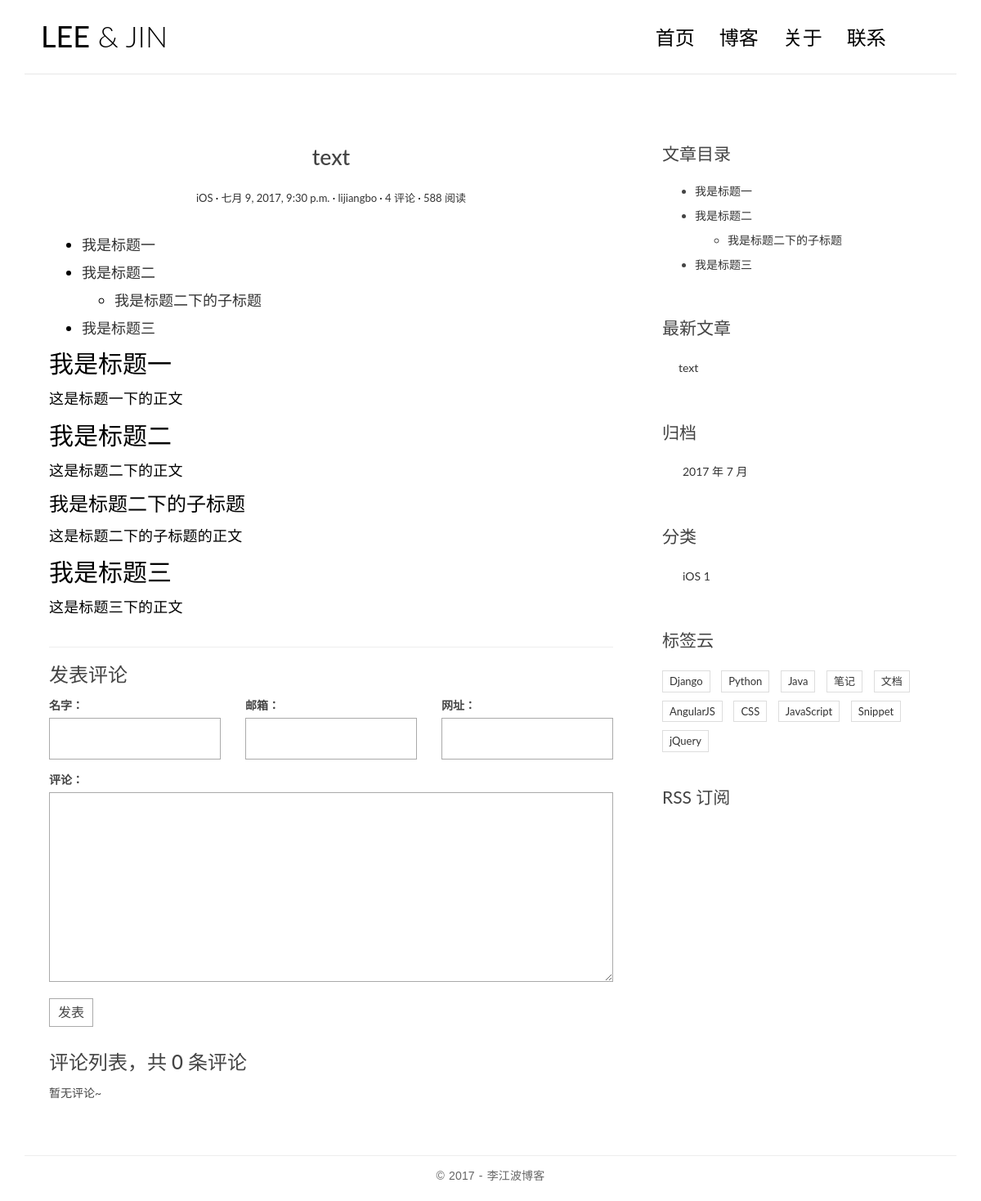
/post/1/, run on an earlier commit of the app's database.
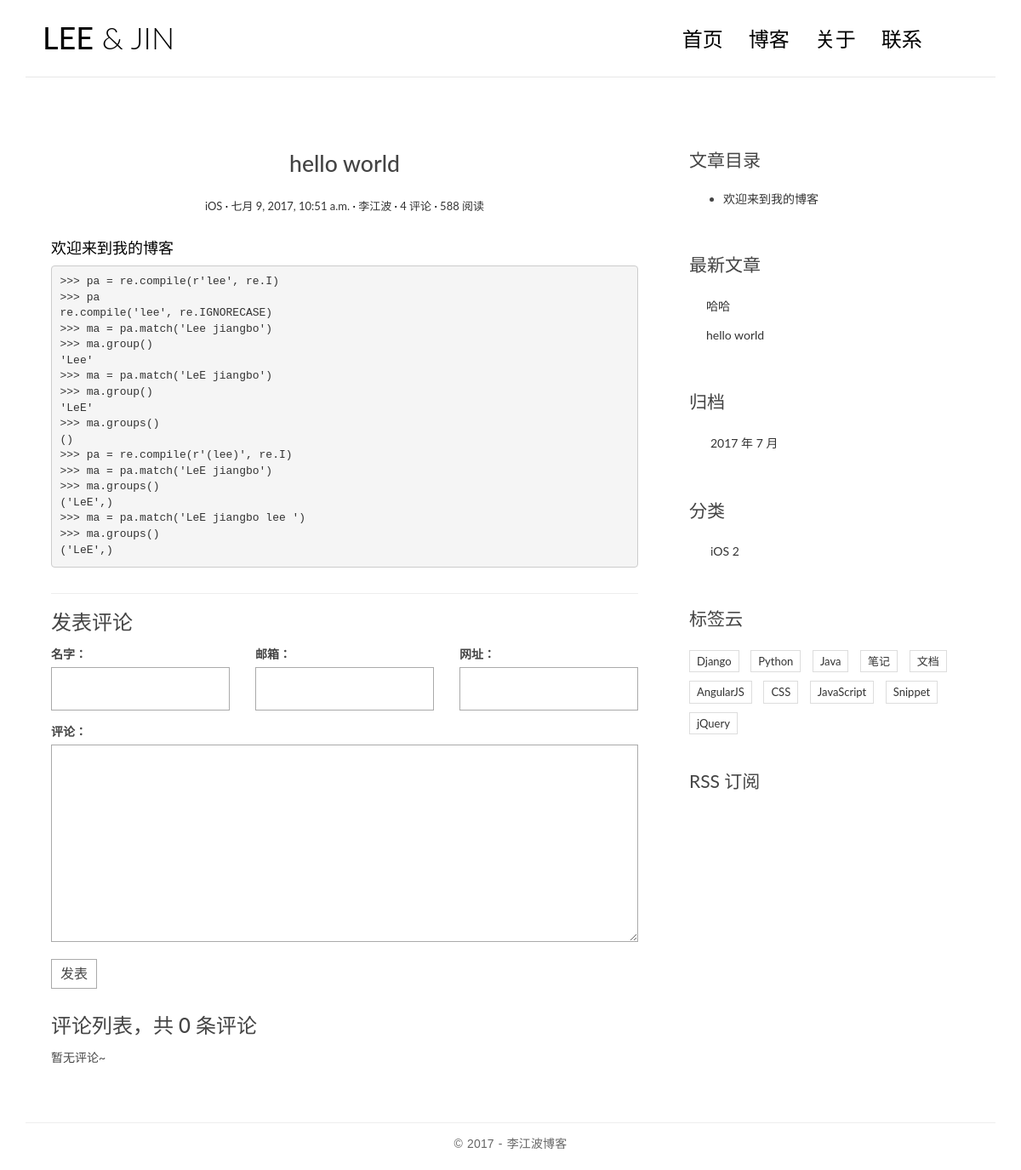
And on a later commit of the database.
### blog/models.py (models this page shows, shortened)
class Post(models.Model):
    title = models.CharField(max_length=70)
    body = models.TextField()
    created_time = models.DateTimeField() #创建时间
    modified_time = models.DateTimeField() #修改时间
    excerpt = models.CharField(max_length=200, blank=True)
    category = models.ForeignKey(Category) #一对多
    tags = models.ManyToManyField(Tag, blank=True) #多对多
    author = models.ForeignKey(User)
    def get_absolute_url(self):
        return reverse('blog:detail', kwargs={'pk': self.pk})

class Category(models.Model):
    name = models.CharField(max_length=100)

### blog/views.py (the view)
# urls.py: url(r'^post/(?P<pk>[0-9]+)/$', views.detail, name='detail'),
def detail(request, pk):
    post = get_object_or_404(Post, pk=pk)
    md = markdown.Markdown(extensions=[
        'markdown.extensions.extra',
        'markdown.extensions.codehilite',
        TocExtension(slugify=slugify)
    ])
    post.body = md.convert(post.body)
    form = CommentForm()
    comment_list = post.comment_set.all()
    context = {
        'post': post,
        'form': form,
        'comment_list': comment_list,
        'toc': md.toc,
    }
    return render(request, 'blog/detail.html', context=context)

### comments/forms.py
class CommentForm(forms.ModelForm):
    class Meta:
       model = Comment
       fields = ['name', 'email', 'url', 'text']

### blog/templatetags/blog_tags.py (called while the page is built)
@register.simple_tag
def get_recent_posts(num=5):
    return Post.objects.all().order_by('-created_time')[:num]

@register.simple_tag
def archives():
    return Post.objects.dates('created_time', 'month', order='DESC')

@register.simple_tag
def get_categories():
    category_list = Category.objects.annotate(num_posts=Count('post'))
    return category_list

### templates/blog/detail.html (shortened to what this page needs)
{% extends 'base.html' %}
{% block main %}
    <article class="post post-1">
        <header class="entry-header">
            <h1 class="entry-title">{{ post.title }}</h1>
            <div class="entry-meta">
                <span class="post-category"><a href="#">{{ post.category.name }}</a></span>
                <span class="post-date"><a href="#"><time class="entry-date"
                                                          datetime="2012-11-09T23:15:57+00:00">{{ post.created_time }}</time></a></span>
                <span class="post-author"><a href="#">{{ post.author }}</a></span>
                <span class="comments-link"><a href="#">4 评论</a></span>
                <span class="views-count"><a href="#">588 阅读</a></span>
            </div>
        </header>
        <div class="entry-content clearfix">
            {{ post.body | safe }}
        </div>
    </article>
    <section class="comment-area" id="comment-area">
        <hr>
        <h3>发表评论</h3>
        <form action="{% url 'comments:post_comment' post.pk %}" method="post" class="comment-form">
            <div class="row">
                <div class="col-md-4">
                    <label for="{{ form.name.id_for_lable }}">名字：</label>
                    {{ form.name }}
                </div>
                <div class="col-md-4">
                    <label for="{{ form.email.id_for_lable }}">邮箱：</label>
                    {{ form.email }}
                </div>
                <div class="col-md-4">
                    <label for="{{ form.url.id_for_lable }}">网址：</label>
                    {{ form.url }}
                </div>
                <div class="col-md-12">
                    <label for="{{ form.text.id_for_lable }}">评论：</label>
                    {{ form.text }}
                    <button type="submit" class="comment-btn">发表</button>
                </div>
            </div>
        </form>
        <div class="comment-list-panel">
            <h3>评论列表，共 <span>{{ post.comment_set.count }}</span> 条评论</h3>
            <ul class="comment-list list-unstyled">
                {% for comment in comment_list %}
                    <li class="comment-item">
                    <span class="nickname">{{ comment.name }}</span>
                    <time class="submit-date" datetime="2012-11-09T23:15:57+00:00">{{ comment.created_time }}</time>
                    <div class="text">
                        {{ comment.text }}
                    </div>
                </li>
                {% empty %}
                    暂无评论~
                {% endfor %}
            </ul>
        </div>
    </section>
{% endblock %}
{% block toc %}
    <div class="widget widget-content">
        <h3 class="widget-title">文章目录</h3>
        <aside>
            {{ toc|safe }}
        </aside>
    </div>
{% endblock %}

### templates/base.html (shortened to what the changed rows need)
{% load staticfiles %}
{% load blog_tags %}
<!DOCTYPE html>
<html>
<head>
    <link href="https://cdn.bootcss.com/bootstrap/3.3.7/css/bootstrap.min.css" rel="stylesheet">
    <link rel="stylesheet" href="http://code.ionicframework.com/ionicons/2.0.1/css/ionicons.min.css">
    <link rel="stylesheet" href="{% static 'blog/css/pace.css' %}">
    <link rel="stylesheet" href="{% static 'blog/css/custom.css' %}">
    <link rel="stylesheet" href="{% static 'blog/css/highlights/github.css' %}">
</head>
<body>
<div class="container">
    <header id="site-header">
        <div class="row">
            <div class="col-md-4 col-sm-5 col-xs-8">
                <div class="logo">
                    <h1><a href="{% url 'blog:index' %}"><b>LEE</b> &amp; JIN</a></h1>
                </div>
            </div>
        </div>
    </header>
</div>
<div class="content-body">
    <div class="container">
        <div class="row">
            <main class="col-md-8">
                {% block main %}
                {% endblock main%}
            </main>
            <aside class="col-md-4">
                {% block toc %}
                {% endblock toc %}
                <div class="widget widget-recent-posts">
                    {% get_recent_posts as recent_post_list %}
                    <ul>
                        {% for post in recent_post_list %}
                        <li>
                            <a href="{{ post.get_absolute_url }}">{{ post.title }}</a>
                        </li>
                        {% empty %}
                            暂无文章！
                        {% endfor %}
                    </ul>
                </div>
                <div class="widget widget-archives">
                    {% archives as date_list %}
                    <ul>
                        {% for date in date_list %}
                            <li>
                                <a href="{% url 'blog:archives' date.year date.month %}">{{ date.year }} 年 {{ date.month }} 月</a>
                            </li>
                            {% empty %}
                            暂无归档！
                        {% endfor %}
                    </ul>
                </div>
                <div class="widget widget-category">
                    {% get_categories as category_list %}
                    <ul>
                        {% for category in category_list %}
                        <li>
                        <a href="{% url 'blog:category' category.pk %}">{{ category.name }} <span class="post-count">{{ category.num_posts }}</span></a>
                        </li>
                            {% empty %}
                            暂无分类！
                        {% endfor %}
                    </ul>
                </div>
            </aside>
        </div>
    </div>
</div>
</body>
</html>

What changed in the data, as far as the page shows it:
removed Post: title "text", category.name "iOS", created_time "七月 9, 2017, 9:30 p.m.", author "lijiangbo", body "我是标题一 我是标题二 我是标题二下的子标题 我是标题三 我是标题一 这是标题一下的正文 我是标题二 这是标题二下的正文 我是标题二下的子标题 这是标题二下的子标题的正文 我是标题三 这是标题三下的正文", comment_set.count "0"
added Post: title "hello world", category.name "iOS", created_time "七月 9, 2017, 10:51 a.m.", author "李江波", body "欢迎来到我的博客 >>> pa = re.compile(r'lee', re.I) >>> pa re.compile('lee', re.IGNORECASE) >>> ma = pa.match('Lee jiangbo') >>> ma.group() 'Lee' >>> ma = pa.match('LeE jiangbo') >>> ma.group() 'LeE' >>> ma.groups() () >>> pa = re.compile(r'(lee)', re.I) >>> ma = pa.match('LeE jiangbo') >>> ma.groups() ('LeE',) >>> ma = pa.match('LeE jiangbo lee ') >>> ma.groups() ('LeE',)", comment_set.count "0"
added Post: title "哈哈"
computed for Category "iOS": num_posts "1" → "2"
Also different on the page:
{{ toc|safe }}: "我是标题一 我是标题二 我是标题二下的子标题 我是标题三" → "欢迎来到我的博客"
